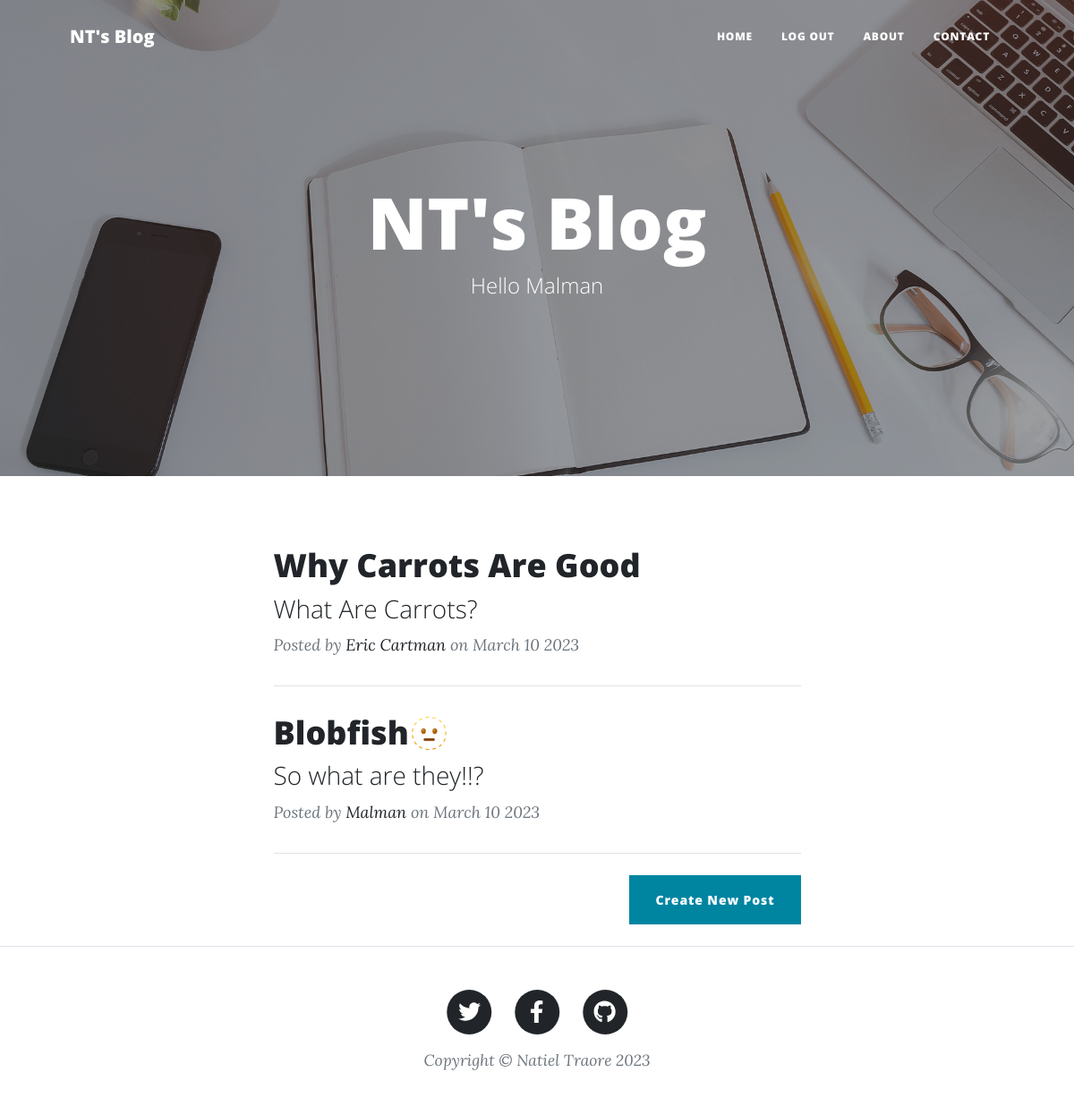
The app's page / (signed in) with its own data.
### main.py (models this page shows)
class User(UserMixin, db.Model, Base):
    id = db.Column(db.Integer, primary_key=True)
    name = db.Column(db.String(250), nullable=False)
    email = db.Column(db.String(250), unique=True, nullable=False)
    password = db.Column(db.String(250), nullable=False)
    admin = db.Column(db.Boolean, nullable=False)
    posts = relationship("BlogPost", back_populates="author")
    user_comments = relationship("Comment", back_populates="comment_author")

class BlogPost(db.Model, Base):
    post_id = db.Column(db.Integer, primary_key=True)
    author_id = db.Column(db.Integer, db.ForeignKey("user.id"))
    author = relationship("User", back_populates="posts")
    title = db.Column(db.String(250), unique=True, nullable=False)
    subtitle = db.Column(db.String(250), nullable=False)
    date = db.Column(db.String(250), nullable=False)
    body = db.Column(db.Text, nullable=False)
    img_url = db.Column(db.String(250), nullable=False)
    blog_comments = relationship("Comment", back_populates="post")

### main.py (the view)
@app.route("/")
def home():
    posts = db.session.query(BlogPost).all()
    return render_template("index.html", posts=posts)

### main.py (called while the page is built)
@login_manager.user_loader
def load_user(user_id):
    return User.query.filter_by(id=user_id).first()

@app.context_processor
def year_injector():
    return {"year": app.config["CURRENT_YEAR"]}

@app.context_processor
def current_user_injection():
    return {"cur_user": app.config["CURRENT_USER"]}

### templates/index.html (shortened to what this page needs)
{% include "header.html" %}
<header class="masthead dark-main-bg" style="background-image: url('static/img/home-bg.jpg')">
    <div class="container position-relative px-4 px-lg-5">
        <div class="row gx-4 gx-lg-5 justify-content-center">
            <div class="col-md-10 col-lg-8 col-xl-7">
                <div class="site-heading">
                    <h1>NT's Blog</h1>
                    {% if cur_user.is_authenticated %}
                        <span class="subheading">Hello {{ cur_user.name }}</span>
                    {% endif %}
                </div>
            </div>
        </div>
    </div>
</header>
<div class="container px-4 px-lg-5">
    <div class="row gx-4 gx-lg-5 justify-content-center">
        <div class="col-md-10 col-lg-8 col-xl-7">
            {% for p in posts %}
            <div class="post-preview">
                <a href="{{ url_for('get_post', pid=p.post_id) }}">
                    <h2 class="post-title">
                        {{ p.title }}
                    </h2>
                    <h3 class="post-subtitle">{{ p.subtitle }}</h3>
                </a>
                <p class="post-meta">
                    Posted by
                    <a href="#">{{ p.author.name }}</a>
                    on {{ p.date }}
                </p>
            </div>
            <hr class="my-4"/>
            {% endfor %}
            {% if cur_user.is_authenticated: %}
                <div class="d-flex justify-content-end mb-4">
                    <a class="btn btn-primary float-right" href="{{ url_for('add_post') }}">Create New Post</a>
                </div>
            {% endif %}
        </div>
    </div>
</div>
{% include "footer.html" %}

### records on screen
User: name "Malman"
BlogPost: title "Why Carrots Are Good", subtitle "What Are Carrots?", author.name "Eric Cartman", date "March 10 2023"
BlogPost: title "Blobfish🫥", subtitle "So what are they!!?", author.name "Malman", date "March 10 2023"

### other values on screen
{{ year }} "2023"
